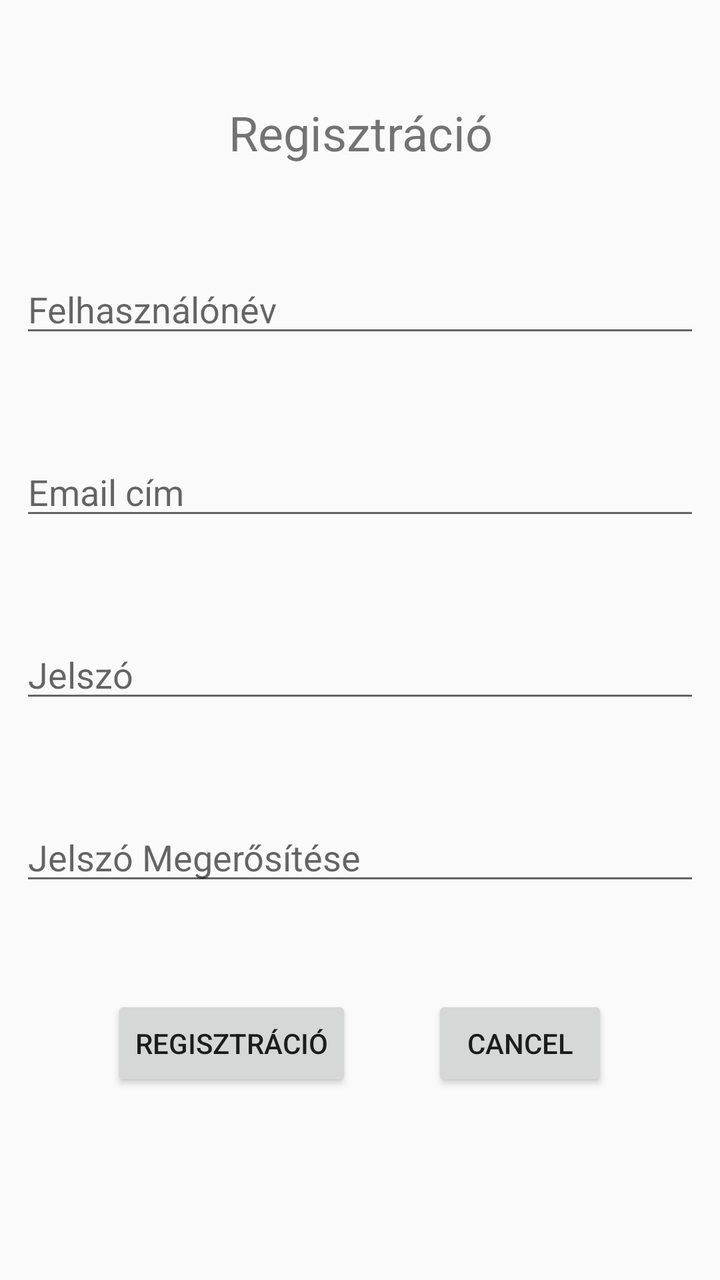
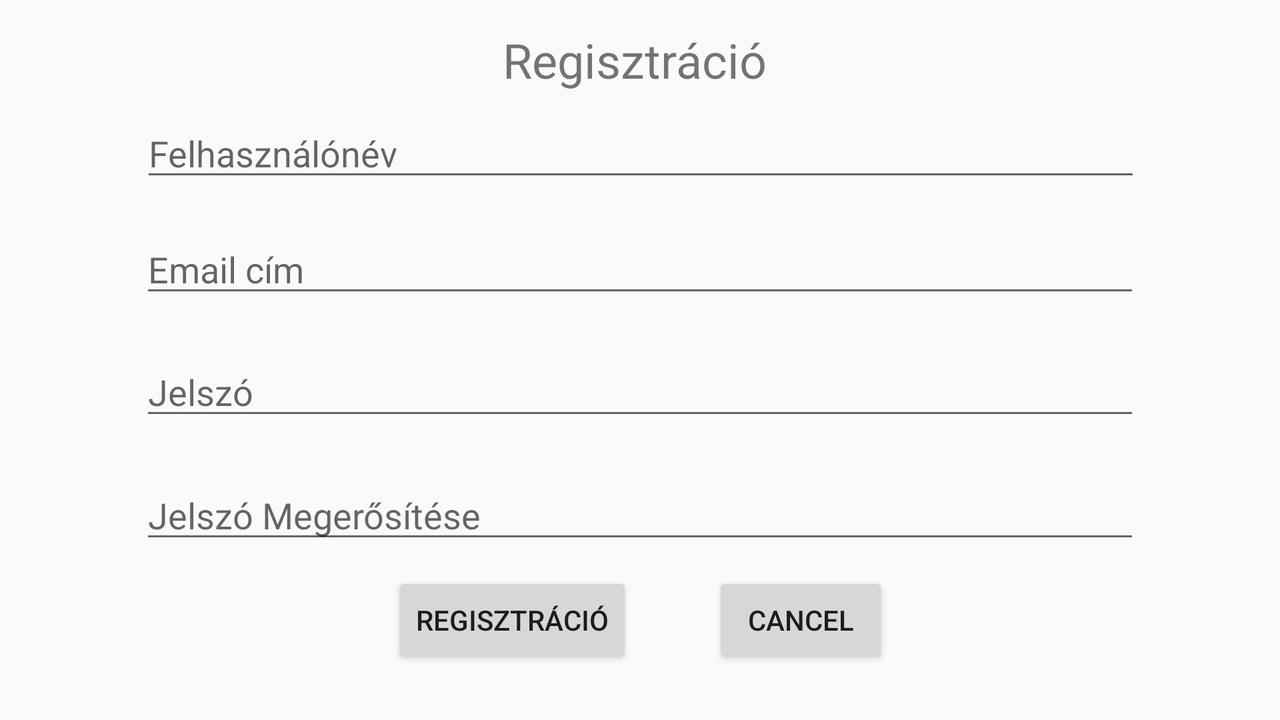

One screen, two layout resources from the same app: the default and the author's alternative for another configuration. Each is rendered where Android would select it; the XML of both is given below.
<!-- AndroidManifest.xml: application theme Theme.AppCompat.DayNight -->
<!-- res/layout/activity_registration.xml -->
<?xml version="1.0" encoding="utf-8"?>
<RelativeLayout xmlns:android="http://schemas.android.com/apk/res/android"
    xmlns:app="http://schemas.android.com/apk/res-auto"
    xmlns:tools="http://schemas.android.com/tools"
    android:layout_width="match_parent"
    android:layout_height="match_parent"
    tools:context=".RegistrationActivity">

    <TextView
        android:id="@+id/registrationRextView"
        android:layout_width="match_parent"
        android:layout_height="wrap_content"
        android:layout_alignParentStart="true"
        android:layout_alignParentEnd="true"
        android:layout_marginTop="50dp"
        android:text="@string/registration"
        android:textAlignment="center"
        android:textSize="24sp" />

    <EditText
        android:id="@+id/userNameEditText"
        android:layout_width="match_parent"
        android:layout_height="wrap_content"
        android:layout_below="@id/registrationRextView"
        android:layout_alignParentStart="true"
        android:layout_alignParentEnd="true"
        android:layout_marginLeft="10dp"
        android:layout_marginTop="50dp"
        android:layout_marginRight="10dp"
        android:ems="10"
        android:hint="@string/username"
        android:inputType="textPersonName" />

    <EditText
        android:id="@+id/emailEditText"
        android:layout_width="match_parent"
        android:layout_height="wrap_content"
        android:layout_below="@id/userNameEditText"
        android:layout_alignParentStart="true"
        android:layout_alignParentEnd="true"
        android:layout_marginLeft="10dp"
        android:layout_marginTop="50dp"
        android:layout_marginRight="10dp"
        android:ems="10"
        android:hint="@string/email"
        android:inputType="textEmailAddress" />

    <EditText
        android:id="@+id/passwordEditText"
        android:layout_width="match_parent"
        android:layout_height="wrap_content"
        android:layout_below="@id/emailEditText"
        android:layout_alignParentStart="true"
        android:layout_alignParentEnd="true"
        android:layout_marginLeft="10dp"
        android:layout_marginTop="50dp"
        android:layout_marginRight="10dp"
        android:ems="10"
        android:hint="@string/password"
        android:inputType="textPassword" />

    <EditText
        android:id="@+id/repasswordEditText"
        android:layout_width="match_parent"
        android:layout_height="wrap_content"
        android:layout_below="@id/passwordEditText"
        android:layout_alignParentStart="true"
        android:layout_alignParentEnd="true"
        android:layout_marginLeft="10dp"
        android:layout_marginTop="50dp"
        android:layout_marginRight="10dp"
        android:ems="10"
        android:hint="@string/repassword"
        android:inputType="textPassword" />

    <LinearLayout
        android:layout_width="wrap_content"
        android:layout_height="wrap_content"
        android:layout_below="@+id/repasswordEditText"
        android:layout_centerHorizontal="true"
        android:layout_marginTop="50dp"
        android:orientation="horizontal">

        <Button
            android:layout_width="wrap_content"
            android:layout_height="wrap_content"
            android:onClick="register"
            android:text="@string/registration" />

        <Button
            android:layout_width="wrap_content"
            android:layout_height="wrap_content"
            android:layout_marginStart="40dp"
            android:onClick="cancel"
            android:text="@string/cancel" />
    </LinearLayout>


</RelativeLayout>
<!-- resources referenced by this layout -->
<resources>
  <string name="cancel">Cancel</string>
  <string name="email">Email cím</string>
  <string name="password">Jelszó</string>
  <string name="registration">Regisztráció</string>
  <string name="repassword">Jelszó Megerősítése</string>
  <string name="username">Felhasználónév</string>
</resources>
<!-- res/layout-land/activity_registration.xml (the author's variant of the layout above) -->
<!-- drawn on the phone turned sideways -->
<?xml version="1.0" encoding="utf-8"?>
<androidx.constraintlayout.widget.ConstraintLayout
    xmlns:android="http://schemas.android.com/apk/res/android"
    xmlns:app="http://schemas.android.com/apk/res-auto"
    xmlns:tools="http://schemas.android.com/tools"
    android:layout_width="match_parent"
    android:layout_height="match_parent"
    tools:context=".RegistrationActivity">

    <TextView
        android:id="@+id/registrationRextView"
        android:layout_width="178dp"
        android:layout_height="34dp"
        android:text="@string/registration"
        android:textSize="24sp"
        app:layout_constraintBottom_toBottomOf="parent"
        app:layout_constraintEnd_toEndOf="parent"
        app:layout_constraintHorizontal_bias="0.544"
        app:layout_constraintStart_toStartOf="parent"
        app:layout_constraintTop_toTopOf="parent"
        app:layout_constraintVertical_bias="0.042" />

    <EditText
        android:id="@+id/userNameEditText"
        android:layout_width="500dp"
        android:layout_height="wrap_content"
        android:ems="10"
        android:hint="@string/username"
        android:inputType="textPersonName"
        app:layout_constraintBottom_toBottomOf="parent"
        app:layout_constraintEnd_toEndOf="parent"
        app:layout_constraintHorizontal_bias="0.502"
        app:layout_constraintStart_toStartOf="parent"
        app:layout_constraintTop_toBottomOf="@+id/registrationRextView"
        app:layout_constraintVertical_bias="0.025" />

    <EditText
        android:id="@+id/emailEditText"
        android:layout_width="500dp"
        android:layout_height="wrap_content"
        android:ems="10"
        android:hint="@string/email"
        android:inputType="textEmailAddress"
        app:layout_constraintBottom_toBottomOf="parent"
        app:layout_constraintEnd_toEndOf="parent"
        app:layout_constraintStart_toStartOf="parent"
        app:layout_constraintTop_toBottomOf="@+id/userNameEditText"
        app:layout_constraintVertical_bias="0.074" />

    <EditText
        android:id="@+id/passwordEditText"
        android:layout_width="500dp"
        android:layout_height="wrap_content"
        android:ems="10"
        android:hint="@string/password"
        android:inputType="textPassword"
        app:layout_constraintBottom_toBottomOf="parent"
        app:layout_constraintEnd_toEndOf="parent"
        app:layout_constraintStart_toStartOf="parent"
        app:layout_constraintTop_toBottomOf="@+id/emailEditText"
        app:layout_constraintVertical_bias="0.122" />

    <EditText
        android:id="@+id/repasswordEditText"
        android:layout_width="500dp"
        android:layout_height="wrap_content"
        android:ems="10"
        android:hint="@string/repassword"
        android:inputType="textPassword"
        app:layout_constraintBottom_toBottomOf="parent"
        app:layout_constraintEnd_toEndOf="parent"
        app:layout_constraintStart_toStartOf="parent"
        app:layout_constraintTop_toBottomOf="@+id/passwordEditText"
        app:layout_constraintVertical_bias="0.197" />

    <LinearLayout
        android:layout_width="wrap_content"
        android:layout_height="wrap_content"
        android:layout_centerHorizontal="true"
        android:orientation="horizontal"
        app:layout_constraintBottom_toBottomOf="parent"
        app:layout_constraintEnd_toEndOf="parent"
        app:layout_constraintStart_toStartOf="parent"
        app:layout_constraintTop_toBottomOf="@+id/repasswordEditText"
        app:layout_constraintVertical_bias="0.267">

        <Button
            android:layout_width="wrap_content"
            android:layout_height="wrap_content"
            android:onClick="register"
            android:text="@string/registration" />

        <Button
            android:layout_width="wrap_content"
            android:layout_height="wrap_content"
            android:layout_marginStart="40dp"
            android:onClick="cancel"
            android:text="@string/cancel" />
    </LinearLayout>

</androidx.constraintlayout.widget.ConstraintLayout>
